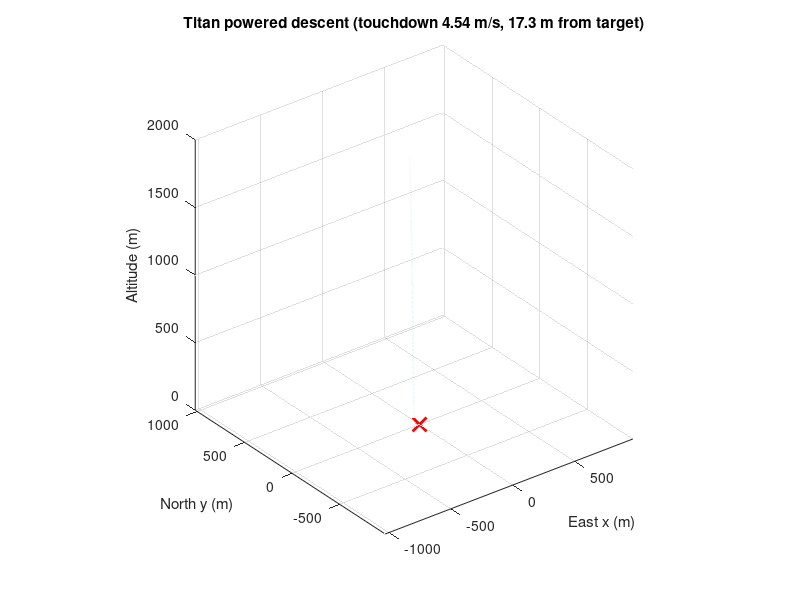
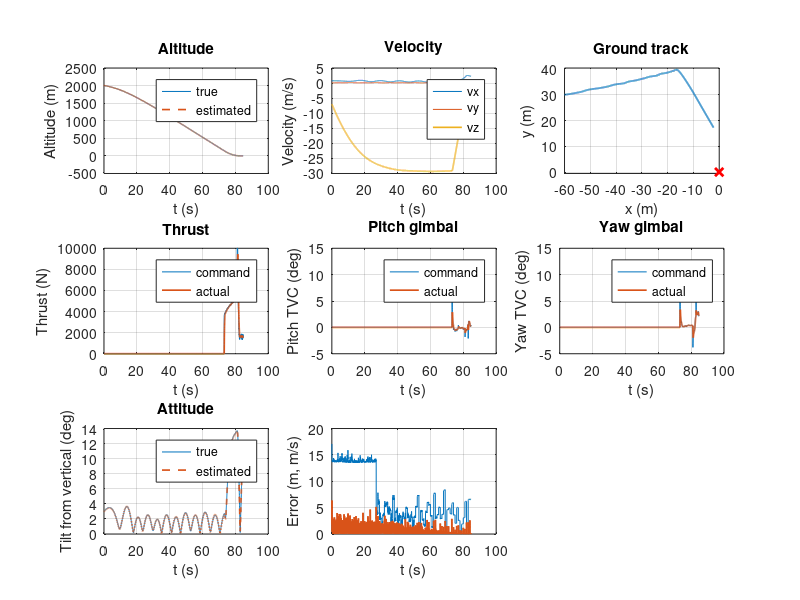

Source code (MATLAB) for these figures, in order: (Note: this script raises an error after producing the figures.)
function out = Titan_GNC_TVC(doPlots,seed,opts)
% TITAN_GNC_TVC  6-DOF powered-descent and landing simulation for a Titan lander
% with 2-axis thrust-vector control (TVC), realistic sensors and a ZEM/ZEV
% guidance law.
%
% Run:  out = Titan_GNC_TVC;                       (with plots)
%       out = Titan_GNC_TVC(false);                (no plots)
%       out = Titan_GNC_TVC(false,12);             (other noise seed)
%       out = Titan_GNC_TVC(false,12,struct('windScale',3,'rhoScale',1.1));  (overrides)
%
% SCENARIO
%   Parachute cut-away at 2000 m (7 m/s down). Free fall (engine-first, passively
%   stable) -> ignition when the estimated braking altitude is reached ->
%   ZEM/ZEV powered descent with TVC attitude control -> soft touchdown at a
%   target point.
%
% ENVIRONMENT (Titan)
%   * GM = 8.978e12 m^3/s^2, R = 2574.73 km  ->  g = GM/(R+h)^2  (1.354 m/s^2 at surface)
%   * Atmosphere: hydrostatic table anchored to Huygens HASI data
%       surface 93.65 K / 1467 hPa, tropopause (44 km) 70.43 K / 115 hPa
%     Mean molar mass is fitted so p(44 km) = 115 hPa; this gives a surface
%     density of 5.38 kg/m^3 (Huygens: about 5.4). The temperature shape between
%     the anchors is approximated, not a measured profile.
%   * Low-altitude winds of order 1 m/s plus gusts (approximate).
%
% VEHICLE (notional lander, ASSUMED values - not a real mission design)
%   1200 kg at ignition, 150 kg usable propellant, Isp 310 s (storable bipropellant),
%   4-engine cluster 4 x 2.5 kN with deep throttling (750 N .. 10 kN),
%   TVC +-12 deg, servo lag 80 ms with rate limit, engine lag 150 ms,
%   roll control by RCS (torque limit, propellant not modelled).
%
% MODEL: 17 states, RK4. Body x = thrust axis (points up when landing).
%   Quaternion scalar-first, body -> world. World: x east, y north, z up.
% SENSORS: gyro (bias+noise), accelerometer (bias+noise), radar altimeter,
%   Doppler velocimeter, terrain-relative-navigation position fix (1 Hz, <1500 m).
% FLIGHT SOFTWARE (50 Hz): gyro-integrated quaternion + radar/Doppler/TRN
%   estimator, ignition logic, ZEM/ZEV guidance with drag feed-forward, tilt
%   limit, quaternion attitude error, PID (rate damping on gyro), TVC mapping.
%
% LIMITATIONS: notional vehicle; no sloshing, structural flex, plume/ground
%   interaction, terrain, landing-gear dynamics or engine-out cases; attitude
%   is gyro-integrated only; the atmosphere shape between anchor points is
%   approximate. Not flight software.

if nargin < 1, doPlots = true; end
if nargin < 2, seed = 7; end
if nargin < 3, opts = struct(); end
P = params();
fn = fieldnames(opts);
for i = 1:numel(fn), P.(fn{i}) = opts.(fn{i}); end
P.atm = buildAtmosphere(P);
if exist('OCTAVE_VERSION','builtin') ~= 0, randn('state',seed); else, rng(seed); end

dt = P.dt;  ctrlEvery = round(1/(P.ctrlHz*dt));
nSteps = round(P.tEnd/dt);
nTick  = ceil(nSteps/ctrlEvery) + 2;

qUp = [cos(-pi/4); 0; sin(-pi/4); 0];                 % thrust axis (body x) up
a0 = P.tilt0;
q0 = quatMul(qUp,[cos(a0/2); 0; sin(a0/2); 0]);
X = [P.x0(1);P.x0(2);P.h0; P.v0; q0; P.w0; P.m0*P.massScale; 0;0;0];
C = initController(X,P);
cmd = [0;0;0;0];

L.t = zeros(1,nTick);  L.X = zeros(17,nTick);  L.qE = zeros(4,nTick);
L.pE = zeros(3,nTick); L.vE = zeros(3,nTick);  L.phase = zeros(1,nTick);
L.eB = zeros(3,nTick); L.cmd = zeros(4,nTick); L.qdyn = zeros(1,nTick);
nl = 0;  status = 'TIMEOUT';  tEndSim = P.tEnd;

for k = 0:nSteps-1
    t = k*dt;
    if mod(k,ctrlEvery) == 0
        S = sensorSample(t,X,k/ctrlEvery,P);
        [C,cmd] = flightSoftware(t,S,C,P);
        nl = nl + 1;
        L.t(nl) = t;  L.X(:,nl) = X;  L.qE(:,nl) = C.qE;  L.pE(:,nl) = C.pE;
        L.vE(:,nl) = C.vE;  L.phase(nl) = C.phase;  L.eB(:,nl) = C.eB;  L.cmd(:,nl) = cmd;
        [~,~,rho] = atmLookup(P.atm,max(X(3),0));
        wind = windAt(X(3),t,P);
        L.qdyn(nl) = 0.5*rho*P.rhoScale*norm(X(4:6)-wind)^2;
    end
    f1 = dyn(t,X,cmd,P);
    f2 = dyn(t+dt/2,X+dt*f1/2,cmd,P);
    f3 = dyn(t+dt/2,X+dt*f2/2,cmd,P);
    f4 = dyn(t+dt,X+dt*f3,cmd,P);
    X = X + dt*(f1+2*f2+2*f3+f4)/6;
    X(7:10) = X(7:10)/norm(X(7:10));
    X(14) = max(X(14),P.mDry);
    X(17) = max(X(17),0);
    X(15:16) = max(min(X(15:16),P.gMax),-P.gMax);
    if X(3) <= 0
        status = 'TOUCHDOWN';  tEndSim = t + dt;  break;
    end
end

nl = min(nl,nTick);
fn = fieldnames(L);
for i = 1:numel(fn), L.(fn{i}) = L.(fn{i})(:,1:nl); end

R = quat2R(X(7:10));
iBurn = find(L.phase == 1,1);
out.status = status;
out.tFlight = tEndSim;
out.touchSpeed = norm(X(4:6));
out.touchVz = X(6);
out.touchLatSpeed = norm(X(4:5));
out.touchTiltDeg = acos(max(-1,min(1,R(3,1))))*180/pi;
out.landErr = norm(X(1:2)-P.target(:));
out.propUsed = P.m0*P.massScale - X(14);
out.propLeft = X(14) - P.mDry;
if isempty(iBurn)
    out.ignitionAlt = NaN; out.ignitionSpeed = NaN; out.burnTime = 0;
else
    out.ignitionAlt = L.X(3,iBurn); out.ignitionSpeed = -L.X(6,iBurn);
    out.burnTime = tEndSim - L.t(iBurn);
end
out.peakThrust = max(L.X(17,:));
out.peakQdyn = max(L.qdyn);
out.maxGimbalDeg = max(max(abs(L.X(15:16,:))))*180/pi;
out.safeLanding = strcmp(status,'TOUCHDOWN') && out.touchVz > -2.0 && out.touchVz < 0 && ...
                  out.touchLatSpeed < 1.0 && out.touchTiltDeg < 10 && out.landErr < 5.0 && ...
                  out.propLeft >= 0;
out.log = L;  out.params = P;

fprintf('Titan powered-descent GNC/TVC simulation: %s\n',status);
fprintf('  Flight time         : %.1f s (burn %.1f s)\n',out.tFlight,out.burnTime);
fprintf('  Ignition            : %.0f m altitude at %.1f m/s\n',out.ignitionAlt,out.ignitionSpeed);
fprintf('  Touchdown           : vertical %.2f m/s, lateral %.2f m/s, tilt %.1f deg\n', ...
        out.touchVz,out.touchLatSpeed,out.touchTiltDeg);
fprintf('  Landing error       : %.2f m from target\n',out.landErr);
fprintf('  Propellant used     : %.1f kg (left %.1f kg)\n',out.propUsed,out.propLeft);
fprintf('  Peak thrust / gimbal: %.0f N / %.1f deg, peak dynamic pressure %.0f Pa\n', ...
        out.peakThrust,out.maxGimbalDeg,out.peakQdyn);
if out.safeLanding, fprintf('  RESULT              : SAFE LANDING\n');
else, fprintf('  RESULT              : NOT a safe landing\n'); end

if doPlots, makePlots(L,P,out); end
end

% =========================================================================
function P = params()
d = pi/180;
% Titan
P.GM = 8.978e12;  P.Rt = 2574.73e3;  P.g0 = 9.80665;                     % g0 only for Isp
P.p0 = 146700;  P.Meff = 0.028535;  P.Rgas = 8.314462;
P.Tpts = [0 93.65; 10 83.0; 44 70.43; 60 71.5];                          % km, K
P.rhoScale = 1.0;  P.windScale = 1.0;
% vehicle (assumed)
P.m0 = 1200;  P.mDry = 1050;  P.massScale = 1.0;  P.Isp = 310;  P.IspScale = 1.0;
P.Tmax = 10000;  P.Tmin = 750;  P.TmaxScale = 1.0;  P.tauT = 0.15;
P.D = 1.07;  P.Aref = pi*(P.D/2)^2;  P.Cd = 0.8;  P.CNa = 1.5;  P.cpOff = 0.12;
P.Cmq = -0.8;  P.Clp = -0.5;
P.Iwet = diag([650 1200 1200]);  P.Idry = diag([600 1100 1100]);
P.armWet = 1.00;  P.armDry = 1.04;                                       % CG to gimbal pivot
P.tauServo = 0.08;  P.servoRate = 20*d;  P.gMax = 12*d;  P.misalign = [0.2;-0.15]*d;
P.rcsMax = 60;
% initial state
P.h0 = 2000;  P.x0 = [-60;30];  P.v0 = [0.8;0.1;-7];  P.w0 = [0;0.005;-0.004];  P.tilt0 = 3*d;
P.target = [0;0];
% winds (approximate low-altitude profile, east/north) and gusts
P.windLow = [0.3;0.1];  P.windHigh = [1.0;0.2];  P.windH = 5000;
P.gustAmp = [0.3;0.2;0.1];  P.gustW = [0.5;0.8;0.3];
% sensors
P.gyroSigma = 0.01*d;  P.gyroBias = [0.010;-0.008;0.006]*d;  P.gyroBiasResid = 0.002*d;
P.accSigma = 0.01;  P.accBias = [0.004;-0.003;0.005];
P.radarSigma0 = 0.3;  P.radarSigmaK = 0.005;  P.radarMax = 5000;
P.dopSigma0 = 0.03;  P.dopSigmaK = 0.002;
P.trnSigma = 3.0;  P.trnEvery = 50;  P.trnAlt = 1500;
P.navPosErr = [8;8;5];  P.navVelErr = 0.2;  P.navAttErr = 0.1*d;
% estimator gains
P.kR1 = 5;  P.kR2 = 6.25;  P.kDop = 0.2;  P.kT1 = 1.0;  P.kT2 = 0.3;
% timing
P.dt = 0.01;  P.ctrlHz = 50;  P.tEnd = 300;
% guidance
P.aBrake = 4.0;  P.hMargin = 40;  P.vTouch = 1.0;  P.tgoMin = 1.5;
P.tiltMax = 15*d;  P.hFinal = 6;
% attitude loop
P.wn = 0.8;  P.zeta = 0.9;  P.Kp = P.wn^2;  P.Kd = 2*P.zeta*P.wn;  P.Ki = 0.05;  P.intMax = 0.15;
end

% =========================================================================
function atm = buildAtmosphere(P)
dh = 50;  h = 0:dh:60000;
T = interp1(P.Tpts(:,1)*1e3,P.Tpts(:,2),h);
p = zeros(size(h));  p(1) = P.p0;
for i = 2:numel(h)
    hm = 0.5*(h(i-1)+h(i));
    g = P.GM/(P.Rt+hm)^2;
    Tm = 0.5*(T(i-1)+T(i));
    p(i) = p(i-1)*exp(-g*P.Meff/(P.Rgas*Tm)*dh);
end
atm.dh = dh;  atm.T = T;  atm.p = p;  atm.rho = p*P.Meff./(P.Rgas*T);
end

function [T,p,rho] = atmLookup(atm,h)
x = min(max(h,0),59999)/atm.dh;
i = floor(x)+1;  f = x-(i-1);
T = atm.T(i)*(1-f)+atm.T(i+1)*f;
p = atm.p(i)*(1-f)+atm.p(i+1)*f;
rho = atm.rho(i)*(1-f)+atm.rho(i+1)*f;
end

function g = gravityAt(h,P)
g = P.GM/(P.Rt+max(h,0))^2;
end

function w = windAt(h,t,P)
s = min(max(h/P.windH,0),1);
base = (P.windLow*(1-s) + P.windHigh*s)*P.windScale;
w = [base; 0] + P.gustAmp.*sin(P.gustW*t)*P.windScale;
end

% =========================================================================
function [dX,fb] = dyn(t,X,cmd,P)
v = X(4:6);  q = X(7:10);  w = X(11:13);  m = X(14);
dP = X(15);  dY = X(16);  T = X(17);
R = quat2R(q);
[burn,I] = massProps(m,P);
arm = P.armWet + burn*(P.armDry-P.armWet);
fuel = m > P.mDry + 1e-6;
Teff = T*fuel;

[~,~,rho] = atmLookup(P.atm,X(3));
rho = rho*P.rhoScale;
vrel = v - windAt(X(3),t,P);
V = norm(vrel);
qd = 0.5*rho*V^2;
vb = R'*vrel;
if V > 1e-3, ub = vb/V; else, ub = [0;0;0]; end
Fd = -qd*P.Cd*P.Aref*ub;
Fn = -qd*P.Aref*P.CNa*[0; ub(2); ub(3)];
Vs = max(V,1);
Mdamp = qd*P.Aref*P.D*(P.D/(2*Vs))*[P.Clp*w(1); P.Cmq*w(2); P.Cmq*w(3)];
Maero = cross([P.cpOff;0;0],Fn) + Mdamp;

dPa = dP + P.misalign(1);  dYa = dY + P.misalign(2);
tb = Teff*[cos(dPa)*cos(dYa); sin(dYa); sin(dPa)*cos(dYa)];
Mthr = cross([-arm;0;0],tb);
Mrcs = [cmd(4);0;0];

Fb = tb + Fd + Fn;
a = R*Fb/m + [0;0;-gravityAt(X(3),P)];
fb = Fb/m;
wd = I\(Maero + Mthr + Mrcs - cross(w,I*w));
Om = [0 -w(1) -w(2) -w(3); w(1) 0 w(3) -w(2); w(2) -w(3) 0 w(1); w(3) w(2) -w(1) 0];
qdot = 0.5*Om*q;
mdot = -Teff/(P.Isp*P.IspScale*P.g0);
dPdot = max(min((cmd(2)-dP)/P.tauServo,P.servoRate),-P.servoRate);
dYdot = max(min((cmd(3)-dY)/P.tauServo,P.servoRate),-P.servoRate);
dTdot = (cmd(1)-T)/P.tauT;
dX = [v; a; qdot; wd; mdot; dPdot; dYdot; dTdot];
end

function [burn,I] = massProps(m,P)
mWet = P.m0*P.massScale;
burn = min(max((mWet-m)/(mWet-P.mDry),0),1);
I = P.Iwet + burn*(P.Idry-P.Iwet);
end

% =========================================================================
function S = sensorSample(t,X,tick,P)
[~,fb] = dyn(t,X,[0;0;0;0],P);
R = quat2R(X(7:10));
h = X(3);
S.gyro = X(11:13) + P.gyroBias + P.gyroSigma*randn(3,1);
S.acc  = fb + P.accBias + P.accSigma*randn(3,1);
slant = h/max(R(3,1),0.3);
S.radarValid = (h < P.radarMax);
S.radar = slant + (P.radarSigma0 + P.radarSigmaK*slant)*randn;
vb = R'*X(4:6);
S.dopp = vb + (P.dopSigma0 + P.dopSigmaK*norm(vb))*randn(3,1);
S.trnNew = (mod(tick,P.trnEvery) == 0) && (h < P.trnAlt);
S.trnPos = X(1:2) + P.trnSigma*randn(2,1);
end

% =========================================================================
function C = initController(X,P)
C.phase = 0;  C.tPhase = 0;
dq = P.navAttErr*randn(3,1);                          % initial alignment error
C.qE = quatMul(X(7:10),[1;dq/2]);
C.pE = X(1:3) + P.navPosErr.*randn(3,1);
C.vE = X(4:6) + P.navVelErr*randn(3,1);
C.bE = P.gyroBias + P.gyroBiasResid*randn(3,1);
C.intY = 0;  C.intZ = 0;  C.mE = X(14);  C.Tf = 0;  C.Tprev = 0;
C.eB = zeros(3,1);
end

function [C,cmd] = flightSoftware(t,S,C,P)
dtc = 1/P.ctrlHz;
cmd = [0;0;0;0];

% ---- estimator ---------------------------------------------------------
wE = S.gyro - C.bE;
C.qE = quatIntegrate(C.qE,wE,dtc);
RE = quat2R(C.qE);
aW = RE*S.acc + [0;0;-gravityAt(C.pE(3),P)];
C.pE = C.pE + C.vE*dtc + 0.5*aW*dtc^2;
C.vE = C.vE + aW*dtc;
if S.radarValid
    r = S.radar*RE(3,1) - C.pE(3);
    C.pE(3) = C.pE(3) + P.kR1*dtc*r;   C.vE(3) = C.vE(3) + P.kR2*dtc*r;
end
C.vE = C.vE + P.kDop*(RE*S.dopp - C.vE);
if S.trnNew
    Tg = P.trnEvery*dtc;
    rg = S.trnPos - C.pE(1:2);
    C.pE(1:2) = C.pE(1:2) + P.kT1*Tg*rg;
    C.vE(1:2) = C.vE(1:2) + P.kT2*Tg*rg;
end
C.Tf = C.Tf + (C.Tprev - C.Tf)*dtc/P.tauT;
C.mE = max(C.mE - C.Tf/(P.Isp*P.g0)*dtc, P.mDry);
[burnE,IE] = massProps(C.mE,P);
armE = P.armWet + burnE*(P.armDry-P.armWet);

% ---- roll damping by RCS (always on) -----------------------------------
cmd(4) = max(min(-IE(1,1)*1.0*wE(1),P.rcsMax),-P.rcsMax);

hE = C.pE(3);  vE = C.vE;

% ---- ignition logic ----------------------------------------------------
if C.phase == 0
    hIgn = vE(3)^2/(2*P.aBrake) + P.hMargin;
    if vE(3) < 0 && hE <= hIgn
        C.phase = 1;  C.tPhase = 0;
    else
        C.eB = zeros(3,1);
        return                                       % engines off, coast
    end
end
C.tPhase = C.tPhase + dtc;

% ---- guidance: ZEM/ZEV with drag feed-forward --------------------------
gE = [0;0;-gravityAt(hE,P)];
tgo = max(P.tgoMin, 2*max(hE,0.5)/(abs(vE(3)) + P.vTouch));
rf = [P.target(:); 0];  vf = [0;0;-P.vTouch];
if hE > P.hFinal
    ZEM = rf - (C.pE + vE*tgo + 0.5*gE*tgo^2);
    ZEV = vf - (vE + gE*tgo);
    ac = 6*ZEM/tgo^2 - 2*ZEV/tgo;                     % commanded thrust acceleration
else                                                  % terminal: hold descent rate, null drift
    azc = 2.0*(-P.vTouch - vE(3));
    vlat = max(min(0.3*(P.target(:)-C.pE(1:2)),0.5),-0.5);
    axy = 1.5*(vlat - vE(1:2));
    ac = [axy; azc] - gE;                             % thrust must also carry gravity
end
[~,~,rhoE] = atmLookup(P.atm,max(hE,0));
Fd = -0.5*rhoE*norm(vE)*P.Cd*P.Aref*vE;               % drag force estimate (nominal model)
Fw = C.mE*ac - Fd;
Fw(3) = max(Fw(3),1.0);
horiz = norm(Fw(1:2));  maxH = Fw(3)*tan(P.tiltMax);
if horiz > maxH && horiz > 0, Fw(1:2) = Fw(1:2)*maxH/horiz; end
Tcmd = max(P.Tmin,min(P.Tmax*P.TmaxScale,norm(Fw)));
dDes = Fw/norm(Fw);

% ---- quaternion attitude error ----------------------------------------
aNose = RE*[1;0;0];
qe = quatNorm([1 + dot(aNose,dDes); cross(aNose,dDes)]);
if qe(1) < 0, qe = -qe; end
eB = RE'*(2*qe(2:4));
C.eB = eB;

% ---- PID on angular acceleration, derivative on measured rate ---------
intY = max(min(C.intY + eB(2)*dtc, P.intMax),-P.intMax);
intZ = max(min(C.intZ + eB(3)*dtc, P.intMax),-P.intMax);
alY = P.Kp*eB(2) + P.Ki*intY - P.Kd*wE(2);
alZ = P.Kp*eB(3) + P.Ki*intZ - P.Kd*wE(3);
Teff = max(C.Tf,P.Tmin);
dPraw =  IE(2,2)*alY/(armE*Teff);
dYraw = -IE(3,3)*alZ/(armE*Teff);
if abs(dPraw) < P.gMax, C.intY = intY; end
if abs(dYraw) < P.gMax, C.intZ = intZ; end
dPcmd = max(min(dPraw,P.gMax),-P.gMax);
dYcmd = max(min(dYraw,P.gMax),-P.gMax);

cmd(1:3) = [Tcmd; dPcmd; dYcmd];
C.Tprev = Tcmd;
end

% =========================================================================
function R = quat2R(q)
q = q/norm(q);  a = q(1); b = q(2); c = q(3); d = q(4);
R = [1-2*(c^2+d^2), 2*(b*c-a*d),   2*(b*d+a*c);
     2*(b*c+a*d),   1-2*(b^2+d^2), 2*(c*d-a*b);
     2*(b*d-a*c),   2*(c*d+a*b),   1-2*(b^2+c^2)];
end

function q = quatNorm(q)
q = q/norm(q);
end

function q = quatMul(a,b)
q = [a(1)*b(1)-dot(a(2:4),b(2:4));
     a(1)*b(2:4)+b(1)*a(2:4)+cross(a(2:4),b(2:4))];
q = q/norm(q);
end

function q = quatIntegrate(q,w,dt)
th = norm(w)*dt;
if th < 1e-12, dq = [1;0;0;0]; else, dq = [cos(th/2); sin(th/2)*w/norm(w)]; end
q = quatMul(q,dq);
end

function q = qFromTwoVec(a,b)
a = a/norm(a);  b = b/norm(b);
q = quatNorm([1+dot(a,b); cross(a,b)]);
end

function c = tiltCos(Q)
c = zeros(1,size(Q,2));
for i = 1:size(Q,2)
    R = quat2R(Q(:,i));  c(i) = R(3,1);
end
end

% =========================================================================
function makePlots(L,P,out)
t = L.t;  X = L.X;  d = 180/pi;
tilt = acos(max(-1,min(1,tiltCos(X(7:10,:)))))*d;
tiltE = acos(max(-1,min(1,tiltCos(L.qE))))*d;
mach = zeros(size(t));  rho = mach;
for i = 1:numel(t)
    [Tk,~,rr] = atmLookup(P.atm,max(X(3,i),0));
    rho(i) = rr;  mach(i) = norm(X(4:6,i))/sqrt(1.4*P.Rgas*Tk/P.Meff);
end

figure('Name','Trajectory');
plot3(X(1,:),X(2,:),X(3,:),'LineWidth',1.5); hold on;
plot3(P.target(1),P.target(2),0,'rx','MarkerSize',10,'LineWidth',2);
grid on; axis equal; xlabel('East x (m)'); ylabel('North y (m)'); zlabel('Altitude (m)');
title(sprintf('Titan powered descent (touchdown %.2f m/s, %.1f m from target)',out.touchSpeed,out.landErr));

figure('Name','Dashboard','Position',[100 100 1300 850]);
subplot(3,3,1); plot(t,X(3,:),t,L.pE(3,:),'--','LineWidth',1.2); grid on;
xlabel('t (s)'); ylabel('Altitude (m)'); legend('true','estimated'); title('Altitude');
subplot(3,3,2); plot(t,X(4,:),t,X(5,:),t,X(6,:),'LineWidth',1.2); grid on;
xlabel('t (s)'); ylabel('Velocity (m/s)'); legend('vx','vy','vz'); title('Velocity');
subplot(3,3,3); plot(X(1,:),X(2,:),'LineWidth',1.3); hold on;
plot(P.target(1),P.target(2),'rx','LineWidth',2); grid on; axis equal;
xlabel('x (m)'); ylabel('y (m)'); title('Ground track');
subplot(3,3,4); plot(t,L.cmd(1,:),t,X(17,:),'LineWidth',1.2); grid on;
xlabel('t (s)'); ylabel('Thrust (N)'); legend('command','actual'); title('Thrust');
subplot(3,3,5); plot(t,L.cmd(2,:)*d,t,X(15,:)*d,'LineWidth',1.2); grid on;
xlabel('t (s)'); ylabel('Pitch TVC (deg)'); legend('command','actual'); title('Pitch gimbal');
subplot(3,3,6); plot(t,L.cmd(3,:)*d,t,X(16,:)*d,'LineWidth',1.2); grid on;
xlabel('t (s)'); ylabel('Yaw TVC (deg)'); legend('command','actual'); title('Yaw gimbal');
subplot(3,3,7); plot(t,tilt,t,tiltE,'--','LineWidth',1.2); grid on;
xlabel('t (s)'); ylabel('Tilt from vertical (deg)'); legend('true','estimated'); title('Attitude');
subplot(3,3,8); plot(t,vecnormCols(L.pE-X(1:3,:)),t,vecnormCols(L.vE-X(4:6,:)),'LineWidth',1.2); grid on;
xlabel('t (s)'); ylabel('Error (m, m/s)'); legend('position','velocity'); title('Navigation error');
subplot(3,3,9); plot(t,X(14,:),'LineWidth',1.3); grid on;
xlabel('t (s)'); ylabel('Mass (kg)'); title('Propellant burn');

figure('Name','Environment');
subplot(1,3,1); plot(rho,X(3,:),'LineWidth',1.3); grid on; xlabel('Density (kg/m^3)'); ylabel('Altitude (m)'); title('Titan density along path');
subplot(1,3,2); plot(t,L.qdyn,'LineWidth',1.3); grid on; xlabel('t (s)'); ylabel('Dynamic pressure (Pa)'); title('Dynamic pressure');
subplot(1,3,3); plot(t,mach,'LineWidth',1.3); grid on; xlabel('t (s)'); ylabel('Mach number'); title('Mach number');
end

function n = vecnormCols(A)
n = sqrt(sum(A.^2,1));
end
